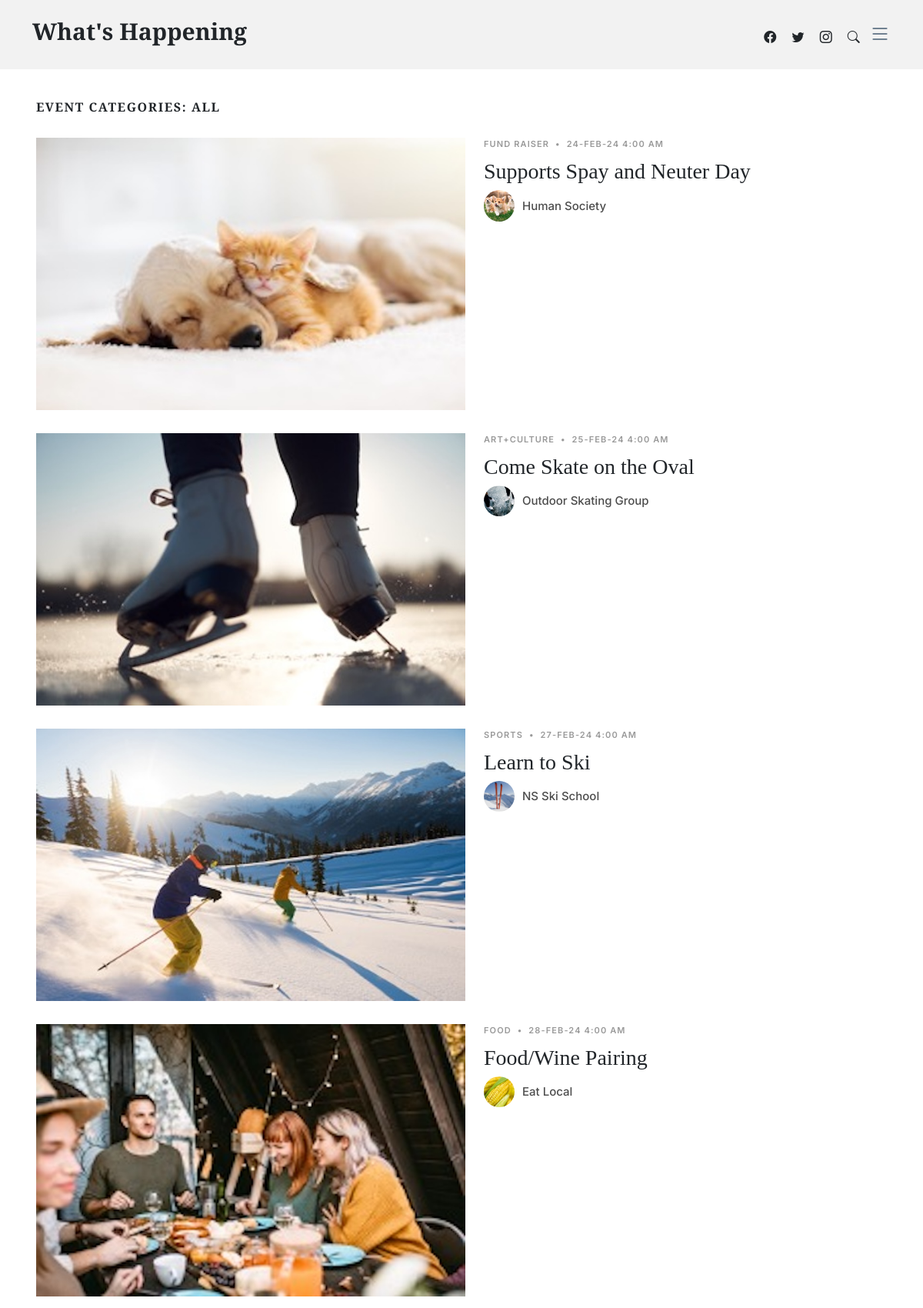
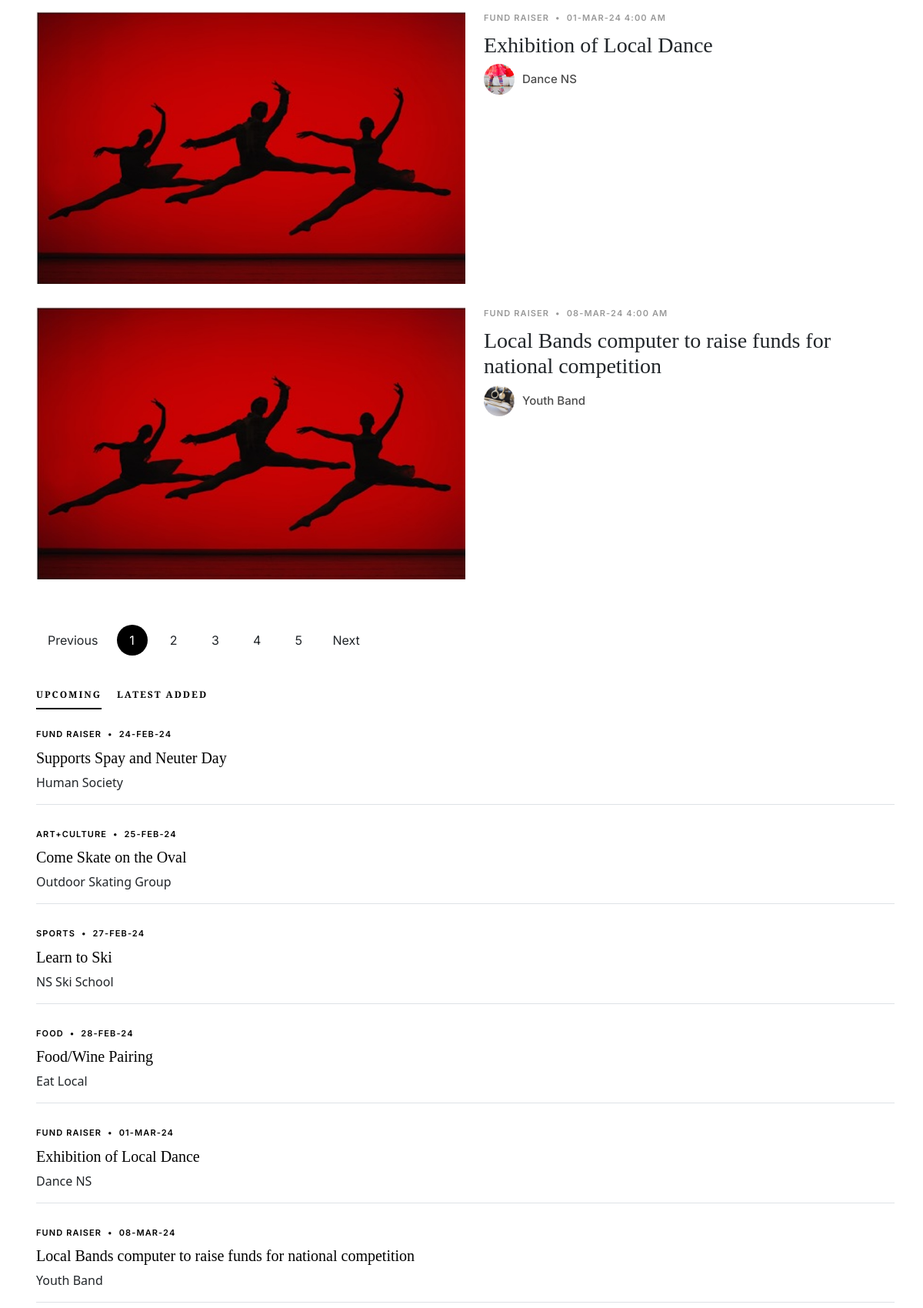
The app's page /events.php?type=All (upper part) with its own data (2 pictures, top to bottom).
### tables this page shows
CREATE TABLE `Events` (
  `EventID` int(11) NOT NULL,
  `EventTypeID` int(11) NOT NULL,
  `GroupID` int(11) NOT NULL,
  `EventDate` timestamp NOT NULL DEFAULT CURRENT_TIMESTAMP,
  `SubmitDate` timestamp NOT NULL DEFAULT CURRENT_TIMESTAMP,
  `EventTitle` varchar(100) NOT NULL,
  `EventImage` varchar(50) NOT NULL,
  `EventDesc` text NOT NULL
);

CREATE TABLE `EventTypes` (
  `EventTypeID` int(11) NOT NULL,
  `TypeName` varchar(100) NOT NULL
);

CREATE TABLE `Groups` (
  `GroupID` int(11) NOT NULL,
  `GroupName` varchar(100) NOT NULL,
  `GroupImage` varchar(50) NOT NULL,
  `GroupType` varchar(100) NOT NULL,
  `GroupDesc` text NOT NULL,
  `ContactName` varchar(255) NOT NULL,
  `ContactEmail` varchar(255) NOT NULL
);

### events.php (the view, shortened to what this page needs)
<!DOCTYPE html>
<html lang="en">
<head>
  <link href="assets/vendor/bootstrap/css/bootstrap.min.css" rel="stylesheet">
  <link href="assets/vendor/bootstrap-icons/bootstrap-icons.css" rel="stylesheet">
  <link href="assets/vendor/swiper/swiper-bundle.min.css" rel="stylesheet">
  <link href="assets/vendor/glightbox/css/glightbox.min.css" rel="stylesheet">
  <link href="assets/vendor/aos/aos.css" rel="stylesheet">
  <link href="assets/css/variables.css" rel="stylesheet">
  <link href="assets/css/main.css" rel="stylesheet">
</head>
<body>
  <header id="header" class="header d-flex align-items-center fixed-top">
    <div class="container-fluid container-xl d-flex align-items-center justify-content-between">
      <a href="index.php" class="logo d-flex align-items-center">
        <h1>What's Happening</h1>
      </a>
      <div class="position-relative">
        <a href="#" class="mx-2"><span class="bi-facebook"></span></a>
        <a href="#" class="mx-2"><span class="bi-twitter"></span></a>
        <a href="#" class="mx-2"><span class="bi-instagram"></span></a>
        <a href="#" class="mx-2 js-search-open"><span class="bi-search"></span></a>
        <i class="bi bi-list mobile-nav-toggle"></i>
      </div>
    </div>
  </header>
  <main id="main">
    <section>
      <div class="container">
        <div class="row">
          <div class="col-md-9" data-aos="fade-up">
          <?php
              include 'serverlogin.php';
              $conn = new mysqli($db_hostname, $db_username, $db_password, $db_database);
              $sql=NULL;
              $type=NULL;
              if (isset($_GET['type'])) {
                $type = $_GET['type'];
                if(strcmp($type,"All")==0){
                  $sql="SELECT Events.EventID, Events.EventTypeID, Events.GroupID, Events.EventDate, Events.EventTitle, Events.EventImage, Events.EventDesc, EventTypes.TypeName, Groups.GroupName, Groups.GroupImage
                  FROM Events
                  INNER JOIN  EventTypes ON Events.EventTypeID = EventTypes.EventTypeID
                  INNER JOIN whats_happening.Groups on Events.GroupID = whats_happening.Groups.GroupID
                  ORDER BY abs(timediff(EventDate, current_timestamp())) ASC;;";
                }
                $result= $conn->query($sql);
              }
              echo "<div class=\category-title\" data-aos=\"fade-up\">";
              echo "<h3 class=\"category-title\">EVENT CATEGORIES: $type </h3>";
              echo "</div>";
              if ($result->num_rows > 0) {
                  while($row = $result->fetch_assoc()) {
                    $eventDateTime = date_create($row["EventDate"]);
                    $formattedDateTime = date_format($eventDateTime, "d-M-y g:i A");
                    echo <<<DIVBLOCK
                    <div class="d-md-flex post-entry-2 half">
                    <a href="single-post.php?type={$row["EventID"]}" class="me-4 thumbnail">
                    <img src="{$row["EventImage"]}" alt="" class="img-fluid">
                    </a>
                    <div>
                    <div class="post-meta">
                    <span class="date">{$row["TypeName"]}</span> <span class="mx-1">&bullet;</span> <span>{$formattedDateTime}</span>
                    </div>
                    <h3><a href="single-post.php?type={$row["EventID"]}">{$row["EventTitle"]}</a></h3>
                    <div class="d-flex align-items-center author">
                    <div class="photo"><img src="{$row["GroupImage"]}" alt="" class="img-fluid"></div>
                    <div class="name">
                    <h3 class="m-0 p-0">{$row["GroupName"]}</h3>
                    </div>
                    </div>
                    </div>
                    </div>
                    DIVBLOCK;
                  }
              }
            ?>
            <div class="text-start py-4">
              <div class="custom-pagination">
                <a href="#" class="prev">Previous</a>
                <a href="#" class="active">1</a>
                <a href="#">2</a>
                <a href="#">3</a>
                <a href="#">4</a>
                <a href="#">5</a>
                <a href="#" class="next">Next</a>
              </div>
            </div>
          </div>
          <div class="col-md-3">
            <div class="aside-block">
              <ul class="nav nav-pills custom-tab-nav mb-4" id="pills-tab" role="tablist">
                <li class="nav-item" role="presentation">
                  <button class="nav-link active" id="pills-popular-tab" data-bs-toggle="pill" data-bs-target="#pills-popular" type="button" role="tab" aria-controls="pills-popular" aria-selected="true">UPCOMING</button>
                </li>
                <li class="nav-item" role="presentation">
                  <button class="nav-link" id="pills-trending-tab" data-bs-toggle="pill" data-bs-target="#pills-trending" type="button" role="tab" aria-controls="pills-trending" aria-selected="false">LATEST ADDED</button>
                </li>
              </ul>
              <div class="tab-content" id="pills-tabContent">
                <?php
                  include 'serverlogin.php';
                $conn = new mysqli($db_hostname, $db_username, $db_password, $db_database);
                    $sql = "SELECT  Events.EventID, Events.EventDate, Events.EventTitle, EventTypes.TypeName, Groups.GroupName
                            FROM Events
                            INNER JOIN EventTypes ON Events.EventTypeID = EventTypes.EventTypeID
                            INNER JOIN whats_happening.Groups ON Events.GroupID = whats_happening.Groups.GroupID
                            ORDER BY EventDate ASC;";
                    $result = $conn->query($sql);
                    if ($result->num_rows > 0) {
                      echo "<div class=\"tab-pane fade show active\" id=\"pills-popular\" role=\"tabpanel\" aria-labelledby=\"pills-popular-tab\">";
                      while($row = $result->fetch_assoc()){
                        $eventDateTime = date_create($row["EventDate"]);
                        $formattedDate = date_format($eventDateTime, "d-M-y");
                        echo <<<DIVBLOCK
                          <div class="post-entry-1 border-bottom">
                            <div class="post-meta"><span class="date">{$row["TypeName"]}</span> <span class="mx-1">&bullet;</span> <span>{$formattedDate}</span></div>
                            <h2 class="mb-2"><a href="single-post.php?type={$row["EventID"]}">{$row["EventTitle"]}</a></h2>
                            <span class="author mb-3 d-block">{$row["GroupName"]}</span>
                          </div>
                        DIVBLOCK;
                      }
                      echo "</div>";
                    }
              ?>
          </div>
        </div>
      </div>
    </section>
  </main>
</body>
</html>

### assets/css/variables.css (style rules this page uses)
:root { --font-default: 'EB Garamond', system-ui, -apple-system, "Segoe UI", Roboto, "Helvetica Neue", Arial, "Noto Sans", "Liberation Sans", sans-serif, "Apple Color Emoji", "Segoe UI Emoji", "Segoe UI Symbol", "Noto Color Emoji"; --font-primary: 'EB Garamond', serif; --font-secondary: 'Inter', sans-serif; --color-default: #212529; --color-default-rgb: 33, 37, 41; --color-links: #212529; --color-links-hover: #15171a; --color-primary: #212529; --color-primary-light: #26282c; --color-primary-dark: #0b0c0e; --color-primary-rgb: 33, 37, 41; --color-primary-light-rgb: 38, 40, 44; --color-primary-dark-rgb: 11, 12, 14; --color-secondary: #596d80; --color-secondary-light: #8498aa; --color-secondary-dark: #404f5c; --color-secondary-rgb: 89, 109, 128; --color-secondary-light-rgb: 132, 152, 170; --color-secondary-dark-rgb: 64, 79, 92; --color-blue: #0d6efd; --color-blue-rgb: 13, 110, 253; --color-indigo: #6610f2; --color-indigo-rgb: 102, 16, 242; --color-purple: #6f42c1; --color-purple-rgb: 111, 66, 193; --color-pink: #f3268c; --color-pink-rgb: 243, 38, 140; --color-red: #df1529; --color-red-rgb: 223, 21, 4; --color-orange: #fd7e14; --color-orange-rgb: 253, 126, 20; --color-yellow: #ffc107; --color-yellow-rgb: 255, 193, 7; --color-green: #059652; --color-green-rgb: 5, 150, 82; --color-teal: #20c997; --color-teal-rgb: 32, 201, 151; --color-cyan: #0dcaf0; --color-cyan-rgb: 13, 202, 240; --color-white: #ffffff; --color-white-rgb: 255, 255, 255; --color-gray: #6c757d; --color-gray-rgb: 108, 117, 125; --color-black: #000000; --color-black-rgb: 0, 0, 0; }
:root { --bs-blue: var(--color-blue); --bs-indigo: var(--color-indigo); --bs-purple: var(--color-purple); --bs-pink: var(--color-pink); --bs-red: var(--color-red); --bs-orange: var(--color-orange); --bs-yellow: var(--color-yellow); --bs-green: var(--color-green); --bs-teal: var(--color-teal); --bs-cyan: var(--color-cyan); --bs-white: var(--color-white); --bs-gray: var(--color-gray); --bs-gray-dark: #343a40; --bs-gray-100: #f8f9fa; --bs-gray-200: #e9ecef; --bs-gray-300: #dee2e6; --bs-gray-400: #ced4da; --bs-gray-500: #adb5bd; --bs-gray-600: #6c757d; --bs-gray-700: #495057; --bs-gray-800: #343a40; --bs-gray-900: #212529; --bs-primary: var(--color-blue); --bs-secondary: var(--color-blue); --bs-success: #198754; --bs-info: #0dcaf0; --bs-warning: #ffc107; --bs-danger: #dc3545; --bs-light: #f8f9fa; --bs-dark: #212529; --bs-primary-rgb: var(--color-primary-rgb); --bs-secondary-rgb: var(--color-secondary-rgb); --bs-success-rgb: 25, 135, 84; --bs-info-rgb: 13, 202, 240; --bs-warning-rgb: 255, 193, 7; --bs-danger-rgb: 220, 53, 69; --bs-light-rgb: 248, 249, 250; --bs-dark-rgb: 33, 37, 41; --bs-white-rgb: var(--color-white-rgb); --bs-black-rgb: var(--color-black-rgb); --bs-body-color-rgb: var(--color-default-rgb); --bs-body-bg-rgb: 255, 255, 255; --bs-font-sans-serif: var(--font-default); --bs-font-monospace: SFMono-Regular, Menlo, Monaco, Consolas, "Liberation Mono", "Courier New", monospace; --bs-gradient: linear-gradient(180deg, rgba(255, 255, 255, 0.15), rgba(255, 255, 255, 0)); --bs-body-font-family: var(--font-default); --bs-body-font-size: 1rem; --bs-body-font-weight: 400; --bs-body-line-height: 1.5; --bs-body-color: var(--color-default); --bs-body-bg: #fff; }

### records on screen
events: EventImage (picture), EventTypeID.TypeName "FUND RAISER", EventDate "24-FEB-24 4:00 AM", EventTitle "Supports Spay and Neuter Day", GroupID.GroupImage (picture), GroupID.GroupName "Human Society", EventDate "24-FEB-24"
events: EventImage (picture), EventTypeID.TypeName "ART+CULTURE", EventDate "25-FEB-24 4:00 AM", EventTitle "Come Skate on the Oval", GroupID.GroupImage (picture), GroupID.GroupName "Outdoor Skating Group", EventDate "25-FEB-24"
events: EventImage (picture), EventTypeID.TypeName "SPORTS", EventDate "27-FEB-24 4:00 AM", EventTitle "Learn to Ski", GroupID.GroupImage (picture), GroupID.GroupName "NS Ski School", EventDate "27-FEB-24"
events: EventImage (picture), EventTypeID.TypeName "FOOD", EventDate "28-FEB-24 4:00 AM", EventTitle "Food/Wine Pairing", GroupID.GroupImage (picture), GroupID.GroupName "Eat Local", EventDate "28-FEB-24"
events: EventImage (picture), EventTypeID.TypeName "FUND RAISER", EventDate "01-MAR-24 4:00 AM", EventTitle "Exhibition of Local Dance", GroupID.GroupImage (picture), GroupID.GroupName "Dance NS", EventDate "01-MAR-24"
events: EventImage (picture), EventTypeID.TypeName "FUND RAISER", EventDate "08-MAR-24 4:00 AM", EventTitle "Local Bands computer to raise funds for national competition", GroupID.GroupImage (picture), GroupID.GroupName "Youth Band", EventDate "08-MAR-24"

### other values on screen
$type "ALL"
